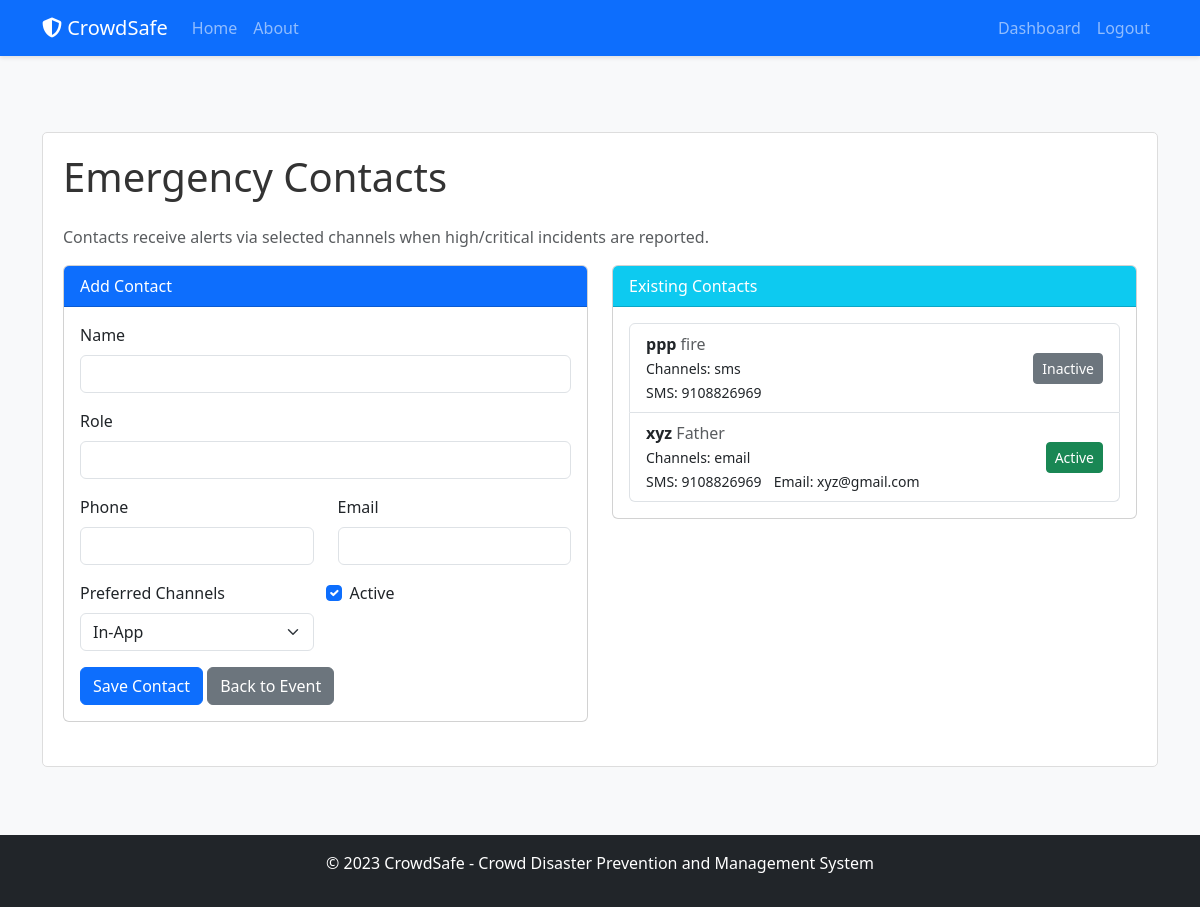
Screenshot of /event/3/contacts (signed in) with the database file from the repository.
### models.py (models this page shows, shortened)
class EmergencyContact(db.Model):
    id = db.Column(db.Integer, primary_key=True)
    event_id = db.Column(db.Integer, db.ForeignKey('event.id'), nullable=False)
    name = db.Column(db.String(100), nullable=False)
    role = db.Column(db.String(100), nullable=True)
    phone = db.Column(db.String(20), nullable=True)
    email = db.Column(db.String(120), nullable=True)
    preferred_channels = db.Column(db.String(50), default='inapp,email')  # comma-separated: sms,email,inapp
    is_active = db.Column(db.Boolean, default=True)
    timestamp = db.Column(db.DateTime, default=datetime.utcnow)

### routes.py (the view, shortened to what this page needs)
@app.route('/event/<int:event_id>/contacts', methods=['GET', 'POST'])
@login_required
def event_contacts(event_id):
    event = Event.query.get_or_404(event_id)
    if event.organizer != current_user:
        abort(403)
    form = EmergencyContactForm()
    contacts = EmergencyContact.query.filter_by(event_id=event.id).order_by(EmergencyContact.timestamp.desc()).all()
    return render_template('event_contacts.html', title='Emergency Contacts', event=event, form=form, contacts=contacts)

### forms.py
class EmergencyContactForm(FlaskForm):
    name = StringField('Name', validators=[DataRequired(), Length(min=2, max=100)])
    role = StringField('Role', validators=[Optional(), Length(max=100)])
    phone = StringField('Phone', validators=[Optional(), Length(min=5, max=20)])
    email = StringField('Email', validators=[Optional(), Email()])
    preferred_channels = SelectField('Preferred Channels', choices=[('inapp', 'In-App'), ('email', 'Email'), ('sms', 'SMS')], validators=[DataRequired()])
    is_active = BooleanField('Active', default=True)
    submit = SubmitField('Save Contact')

### models.py (called while the page is built)
@login_manager.user_loader
def load_user(user_id):
    return User.query.get(int(user_id))

### templates/event_contacts.html (shortened to what this page needs)
{% extends "layout.html" %}
{% block content %}
<div class="content-section">
    <h1 class="mb-4">Emergency Contacts</h1>
    <p class="text-muted">Contacts receive alerts via selected channels when high/critical incidents are reported.</p>
    <div class="row">
        <div class="col-md-6">
            <div class="card mb-4">
                <div class="card-header bg-primary text-white">Add Contact</div>
                <div class="card-body">
                    <form method="POST" action="" novalidate>
                        <div class="mb-3">
                            {{ form.name.label(class="form-label") }}
                            {{ form.name(class="form-control") }}
                        </div>
                        <div class="mb-3">
                            {{ form.role.label(class="form-label") }}
                            {{ form.role(class="form-control") }}
                        </div>
                        <div class="row">
                            <div class="col-md-6 mb-3">
                                {{ form.phone.label(class="form-label") }}
                                {{ form.phone(class="form-control") }}
                            </div>
                            <div class="col-md-6 mb-3">
                                {{ form.email.label(class="form-label") }}
                                {{ form.email(class="form-control") }}
                            </div>
                        </div>
                        <div class="row">
                            <div class="col-md-6 mb-3">
                                {{ form.preferred_channels.label(class="form-label") }}
                                {{ form.preferred_channels(class="form-select") }}
                            </div>
                            <div class="col-md-6 mb-3 form-check">
                                {{ form.is_active(class="form-check-input", id="is_active") }}
                                <label class="form-check-label" for="is_active">Active</label>
                            </div>
                        </div>
                        {{ form.submit(class="btn btn-primary") }}
                        <a class="btn btn-secondary" href="{{ url_for('event', event_id=event.id) }}">Back to Event</a>
                    </form>
                </div>
            </div>
        </div>
        <div class="col-md-6">
            <div class="card mb-4">
                <div class="card-header bg-info text-white">Existing Contacts</div>
                <div class="card-body">
                    {% if contacts %}
                        <ul class="list-group">
                        {% for c in contacts %}
                            <li class="list-group-item d-flex justify-content-between align-items-center">
                                <div>
                                    <strong>{{ c.name }}</strong> <span class="text-muted">{{ c.role }}</span><br>
                                    <small>Channels: {{ c.preferred_channels }}</small><br>
                                    {% if c.phone %}<small>SMS: {{ c.phone }}</small>{% endif %}
                                    {% if c.email %}<small class="ms-2">Email: {{ c.email }}</small>{% endif %}
                                </div>
                                <form method="POST" action="{{ url_for('toggle_contact', event_id=event.id, contact_id=c.id) }}">
                                    <button class="btn btn-sm {{ 'btn-success' if c.is_active else 'btn-secondary' }}" type="submit">
                                        {{ 'Active' if c.is_active else 'Inactive' }}
                                    </button>
                                </form>
                            </li>
                        {% endfor %}
                        </ul>
                    {% else %}
                        <p class="text-muted">No contacts yet. Add staff or responders who should receive alerts.</p>
                    {% endif %}
                </div>
            </div>
        </div>
    </div>
</div>
{% endblock content %}

### static/css/main.css (style rules this page uses)
body { background-color: #f8f9fa; color: #333; padding-top: 60px; }
.content-section { background: #ffffff; padding: 20px; border: 1px solid #dddddd; border-radius: 5px; margin-bottom: 20px; }

### rows the page displays
EmergencyContact: email.label "Email", name "xyz", role "Father", preferred_channels "email", phone "9108826969", email "xyz@gmail.com", is_active "Active"
EmergencyContact: name "ppp", role "fire", preferred_channels "sms", phone "9108826969", is_active "Inactive"
